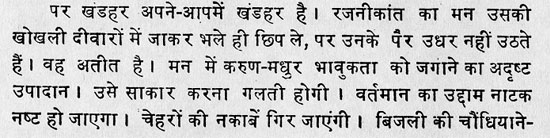
#> input picture testimages/search-images/sample_hindi_01.png, 550 x 138 px; the run also reads 1 picture not shown here
$ python matchtemplate.py   (Python 2 division)
#> lines starting #> are read from the running program, lines starting #| are printed output that depends on the picture; after the words box and inside, x2 and y2 are one past the last pixel; in counts of white or black regions, pixels touching at a corner belong together
import cv2
import numpy as np
#from matplotlib import pyplot as plt

img_rgb = cv2.imread('../testimages/search-images/sample_hindi_01.png')
#> img_rgb is the input picture: shape (138, 550, 3); min 0, max 255, mean 198.2
img_gray = cv2.cvtColor(img_rgb, cv2.COLOR_BGR2GRAY)
template = cv2.imread('../testimages/search-images/hi-template.png',0)
w, h = template.shape[::-1]
#> w = 19; h = 28

res = cv2.matchTemplate(img_gray,template,cv2.TM_CCOEFF_NORMED)
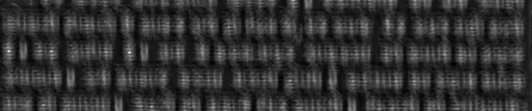
#> res: shape (111, 532) float32; min -0.249, max 1, mean 0.00165; drawn with min black and max white
threshold = 0.7
loc = np.where( res >= threshold)
#> loc = ([0, 50, 51, 51, 51, 52], [293, 8, 8, 9, 51, 129])
for pt in zip(*loc[::-1]):
    cv2.rectangle(img_rgb, pt, (pt[0] + w, pt[1] + h), (0,0,255), 2)
    print "x:",pt[0],"y:",pt[1],"width:",pt[0]+w,"height:",pt[1]+h
#> this loop made 6 passes
#> pt on passes 1 to 6: (293, 0), (8, 50), (8, 51), (9, 51), (51, 51), (129, 52)
#| x: 293 y: 0 width: 312 height: 28
#| x: 8 y: 50 width: 27 height: 78
#| x: 8 y: 51 width: 27 height: 79
#| x: 9 y: 51 width: 28 height: 79
#| x: 51 y: 51 width: 70 height: 79
#| x: 129 y: 52 width: 148 height: 80
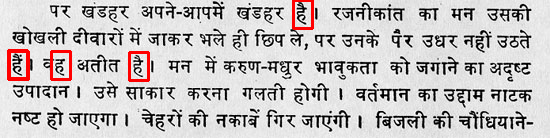
#> img_rgb: shape (138, 550, 3); 1.56% of pixels changed, all inside (x1, y1, x2, y2) = (7, 0, 314, 82)
#cv2.imwrite('res.png',img_rgb)
cv2.imshow('image',img_rgb);
cv2.waitKey(0)
cv2.destroyAllWindows();
